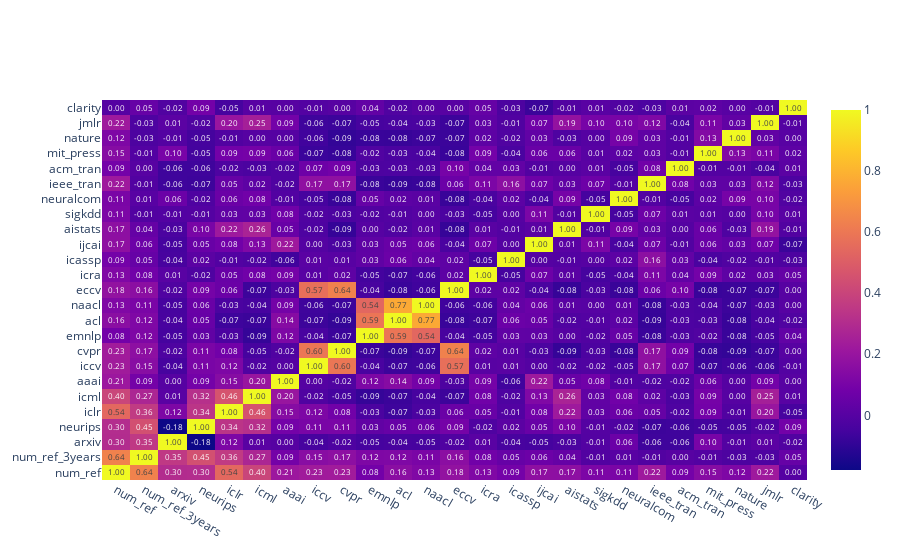

The cell this chart's notebook holds for it:
### Code cell
dataframe = reference_based.join([y])
correlation_matrix(dataframe)

### Figure 1 — Plotly figure (JSON) as saved in the notebook; plotly's stock layout.template omitted (floating-point values rounded to 4 significant figures; data arrays with more than 128 entries replaced by an {"elided": "..."} marker saying what was removed)
{"data": [{"text": {"elided": "25x25 float values"}, "texttemplate": "%{text:.2f}", "type": "heatmap", "x": ["num_ref", "num_ref_3years", "arxiv", "neurips", "iclr", "icml", "aaai", "iccv", "cvpr", "emnlp", "acl", "naacl", "eccv", "icra", "icassp", "ijcai", "aistats", "sigkdd", "neuralcom", "ieee_tran", "acm_tran", "mit_press", "nature", "jmlr", "clarity"], "y": ["num_ref", "num_ref_3years", "arxiv", "neurips", "iclr", "icml", "aaai", "iccv", "cvpr", "emnlp", "acl", "naacl", "eccv", "icra", "icassp", "ijcai", "aistats", "sigkdd", "neuralcom", "ieee_tran", "acm_tran", "mit_press", "nature", "jmlr", "clarity"], "z": {"elided": "25x25 float values"}}], "layout": {}}
